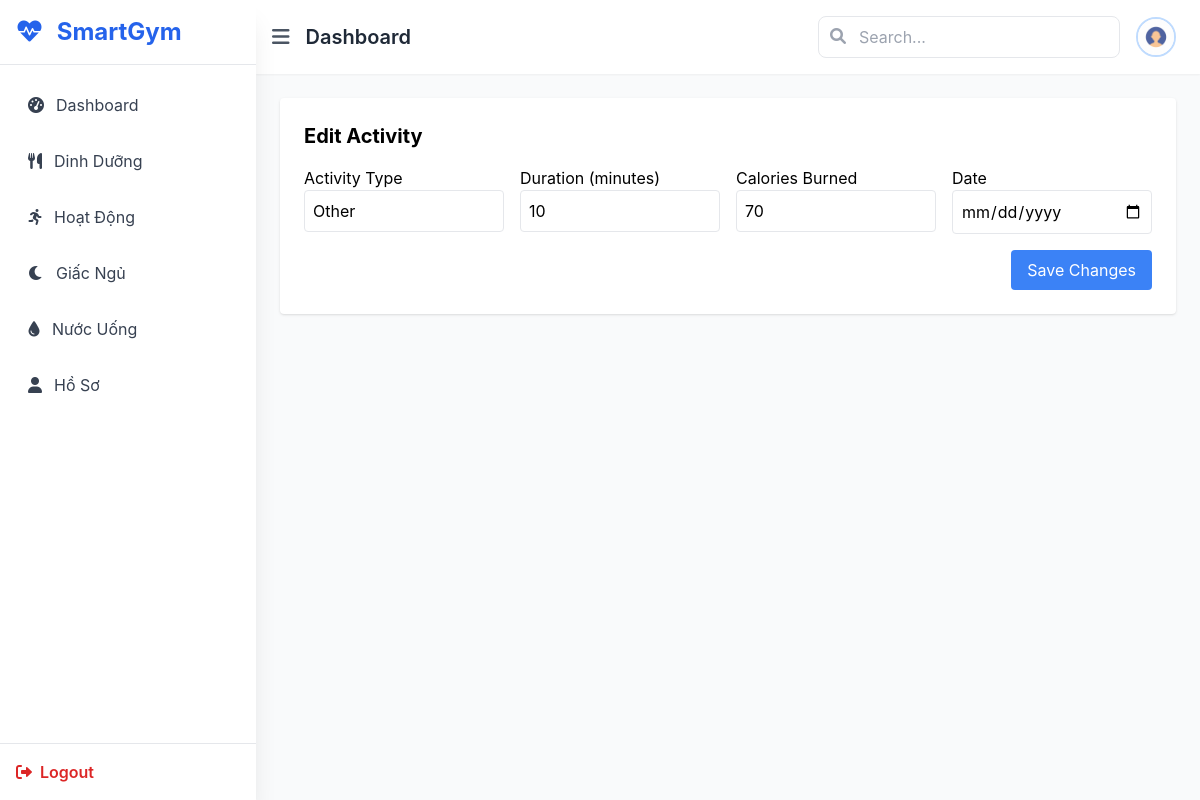
Screenshot of /activity/edit/24/ (signed in) with the database file from the repository.
### fitness/models.py (models this page shows)
class Activity(models.Model):
    user = models.ForeignKey(settings.AUTH_USER_MODEL, on_delete=models.CASCADE)
    activity_type = models.CharField(max_length=50)
    duration_minutes = models.PositiveIntegerField()
    calories_burned = models.PositiveIntegerField()
    date = models.DateField()

### main/views.py (the view, shortened to what this page needs)
# urls.py: path('activity/edit/<int:activity_id>/', views.edit_activity, name='edit_activity'),
@login_required
def edit_activity(request, activity_id):
    activity = get_object_or_404(Activity, id=activity_id, user=request.user)
    return render(request, 'main/edit_activity.html', {'activity': activity})

### main/templates/main/edit_activity.html (shortened to what this page needs)
{% extends 'main/base.html' %}
{% block content %}
<div class="p-6 bg-white rounded shadow">
    <h2 class="text-xl font-bold mb-4">Edit Activity</h2>
    <form method="POST" class="grid grid-cols-1 md:grid-cols-4 gap-4">
        <div>
            <label>Activity Type</label>
            <input type="text" name="activity_type" value="{{ activity.activity_type }}" class="w-full p-2 border rounded">
        </div>
        <div>
            <label>Duration (minutes)</label>
            <input type="number" name="duration" value="{{ activity.duration_minutes }}" class="w-full p-2 border rounded">
        </div>
        <div>
            <label>Calories Burned</label>
            <input type="number" name="calories" value="{{ activity.calories_burned }}" class="w-full p-2 border rounded">
        </div>
        <div>
            <label>Date</label>
            <input type="date" name="date" value="{{ activity.date }}" class="w-full p-2 border rounded">
        </div>
        <div class="md:col-span-4 flex justify-end">
            <button type="submit" class="bg-blue-500 text-white px-4 py-2 rounded hover:bg-blue-600">
                Save Changes
            </button>
        </div>
    </form>
</div>
{% endblock %}

### main/static/css/styles.css (style rules this page uses)
body { font-family: "Inter", sans-serif; }

### rows the page displays
Activity: activity_type "Other", duration "10", calories "70"
